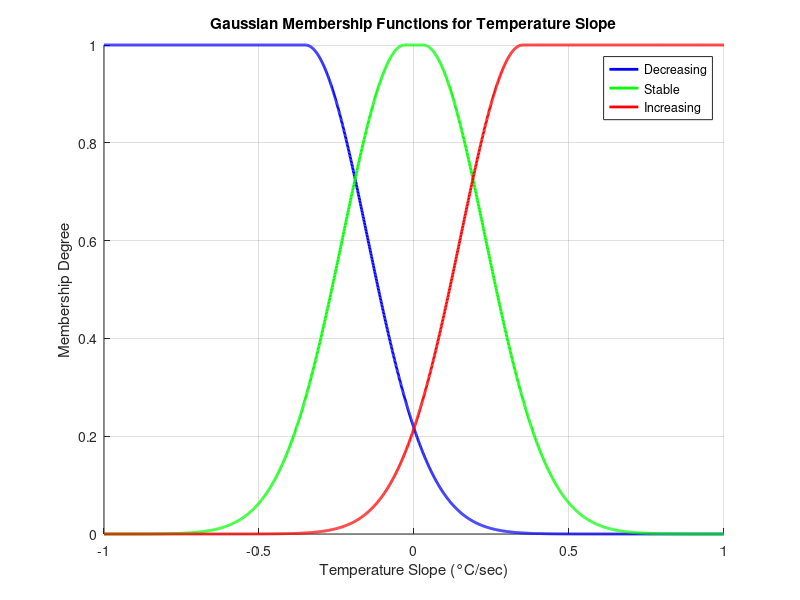

Reproduce this figure in MATLAB.
x = -1:0.001:1; % Higher resolution for better accuracy

% Define Gaussian membership functions
yDec = gauss2mf(x, [0.2, -1, 0.2, -0.35]);
yStable = gauss2mf(x, [0.2, -0.03, 0.2, 0.03]);
yInc = gauss2mf(x, [0.2, 0.35, 0.2, 1]);

% Find intersection points
%idx_dec_stable = find(abs(yDec - yStable) < 0.001); % Dec-Stable intersection
%idx_stable_inc = find(abs(yStable - yInc) < 0.001); % Stable-Inc intersection

% Extract x-coordinates of intersection points
%x_dec_stable = x(idx_dec_stable);
%x_stable_inc = x(idx_stable_inc);

% Plot the membership functions
figure; hold on;

plot(x, yDec, 'b', 'LineWidth', 2);
plot(x, yStable, 'g', 'LineWidth', 2);
plot(x, yInc, 'r', 'LineWidth', 2);

% Mark intersection points
%scatter(x_dec_stable, yStable(idx_dec_stable), 60, 'm', 'filled', 'DisplayName', 'Dec-Stable Intersection');
%scatter(x_stable_inc, yStable(idx_stable_inc), 60, 'k', 'filled', 'DisplayName', 'Stable-Inc Intersection');

legend("Decreasing", "Stable", "Increasing", "Dec-Stable Intersection", "Stable-Inc Intersection");
xlabel("Temperature Slope (°C/sec)");
ylabel("Membership Degree");
title("Gaussian Membership Functions for Temperature Slope");
grid on;
hold off;
